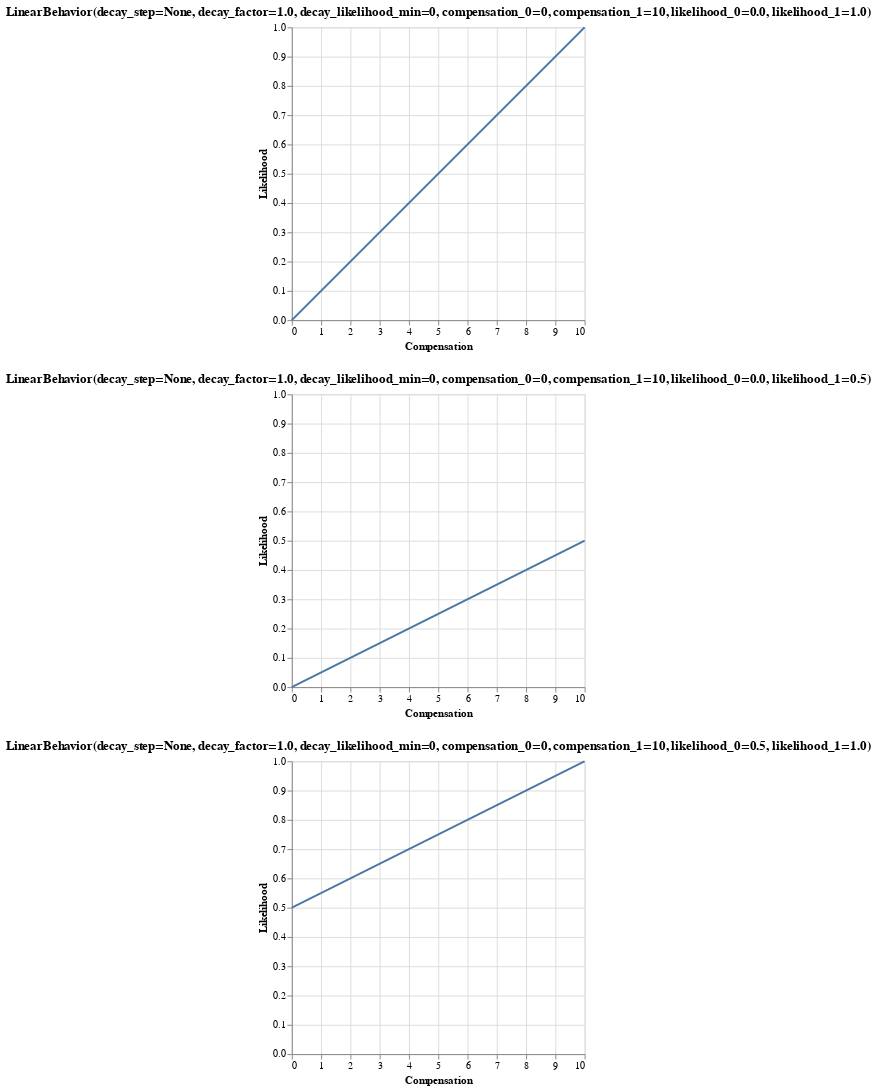

Notebook source saved alongside this figure:
### Code cell
import altair as alt


plots = [vis_behavior(b(), min(COMPENSATIONS), max(COMPENSATIONS), title=str(b())) for b in BEHAVIORS]
alt.vconcat(*plots)

### Figure 1 — Vega-Lite specification as saved in the notebook (floating-point values rounded to 4 significant figures; data arrays with more than 128 entries replaced by an {"elided": "..."} marker saying what was removed)
{"config": {"view": {"continuousWidth": 300, "continuousHeight": 300}}, "vconcat": [{"data": {"name": "data-5705fd14b80e98e1ced54635df41fc00"}, "mark": {"type": "line"}, "encoding": {"x": {"field": "x", "title": "Compensation", "type": "quantitative"}, "y": {"field": "y", "scale": {"domain": [0, 1]}, "title": "Likelihood", "type": "quantitative"}}, "title": "LinearBehavior(decay_step=None, decay_factor=1.0, decay_likelihood_min=0, compensation_0=0, compensation_1=10, likelihood_0=0.0, likelihood_1=1.0)"}, {"data": {"name": "data-b28b3e734a85cec68fff71a40ed00e6d"}, "mark": {"type": "line"}, "encoding": {"x": {"field": "x", "title": "Compensation", "type": "quantitative"}, "y": {"field": "y", "scale": {"domain": [0, 1]}, "title": "Likelihood", "type": "quantitative"}}, "title": "LinearBehavior(decay_step=None, decay_factor=1.0, decay_likelihood_min=0, compensation_0=0, compensation_1=10, likelihood_0=0.0, likelihood_1=0.5)"}, {"data": {"name": "data-25d5cf4e45953299f4276e654e91080b"}, "mark": {"type": "line"}, "encoding": {"x": {"field": "x", "title": "Compensation", "type": "quantitative"}, "y": {"field": "y", "scale": {"domain": [0, 1]}, "title": "Likelihood", "type": "quantitative"}}, "title": "LinearBehavior(decay_step=None, decay_factor=1.0, decay_likelihood_min=0, compensation_0=0, compensation_1=10, likelihood_0=0.5, likelihood_1=1.0)"}], "$schema": "https://vega.github.io/schema/vega-lite/v5.16.3.json", "datasets": {"data-5705fd14b80e98e1ced54635df41fc00": {"elided": "1000 records"}, "data-b28b3e734a85cec68fff71a40ed00e6d": {"elided": "1000 records"}, "data-25d5cf4e45953299f4276e654e91080b": {"elided": "1000 records"}}}
